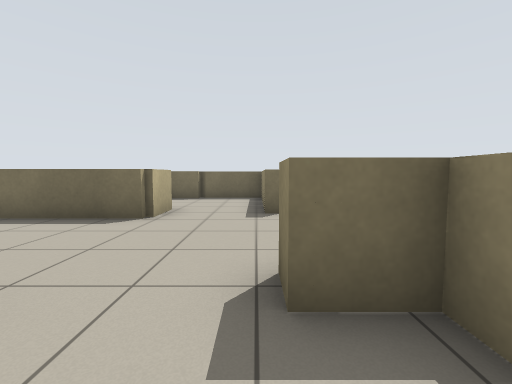
view 1 (above)

15 first-person views from a walk through a robot-simulator world made for Stage. The camera is 0.9 m above the floor, tilts 4° down and sees 90° across. Floor lines are 1 m apart. The floor is counted in squares, 1 m on a side. Each view is taken from the middle of a square. On the plan, view 1 faces up. The plan holds only what a view shows up to about 10 squares ahead; the rest is blank. Robots are left out.

view 2
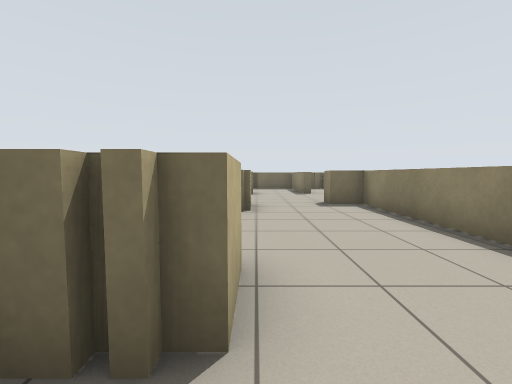

view 3
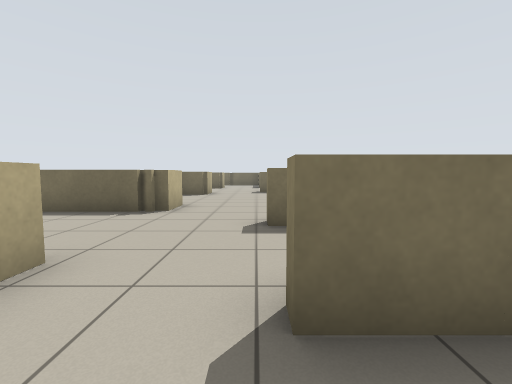

view 4
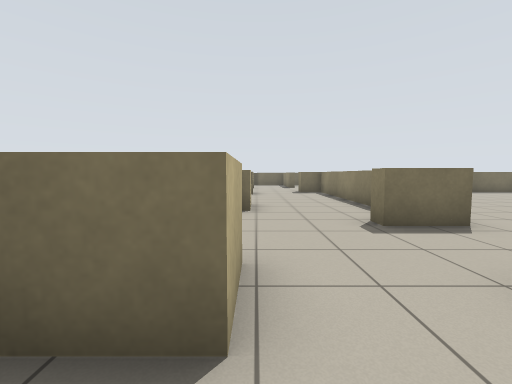

view 5
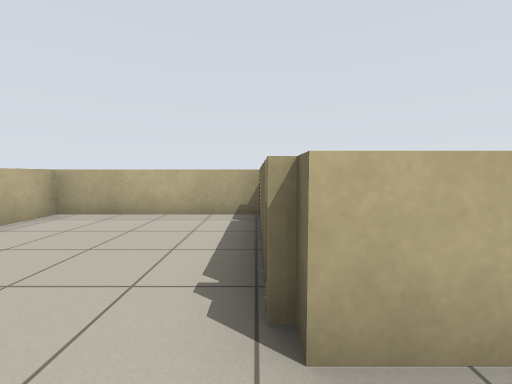

view 6
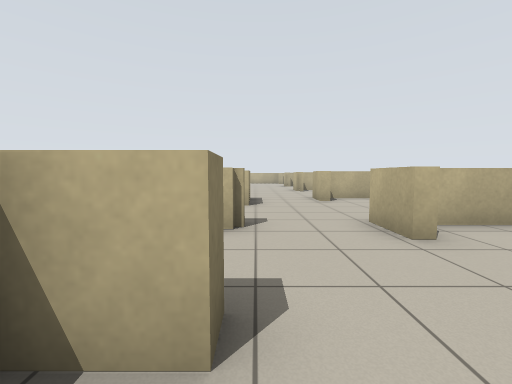

view 7
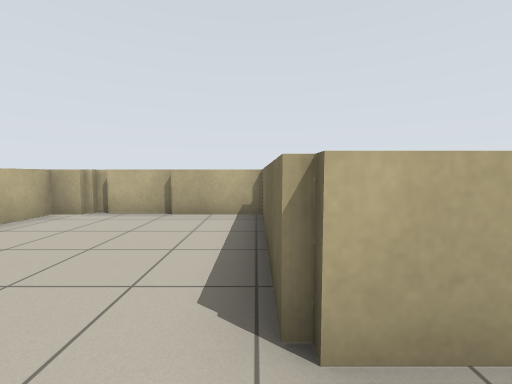

view 8
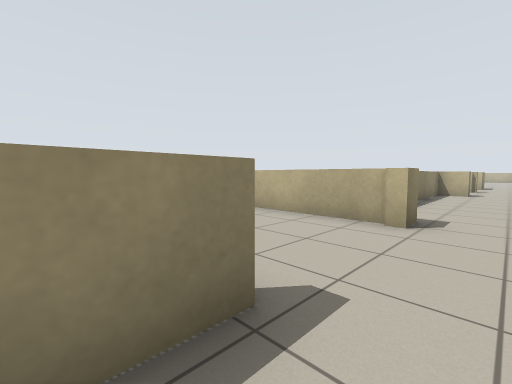

view 9
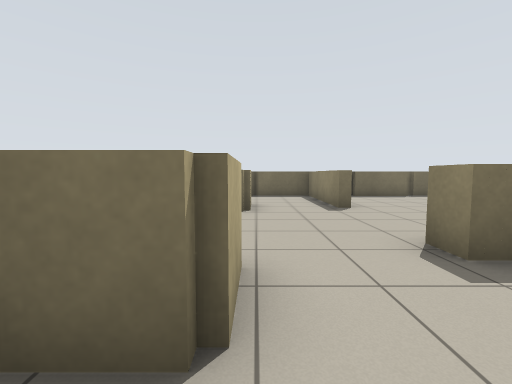

view 10
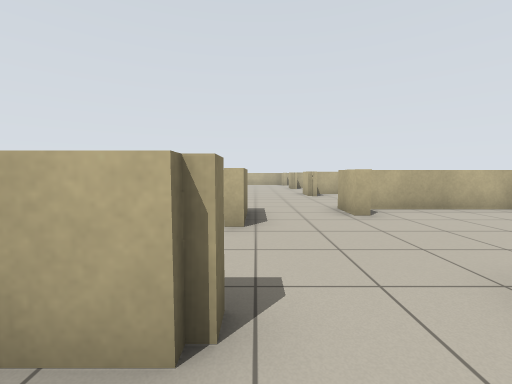

view 11
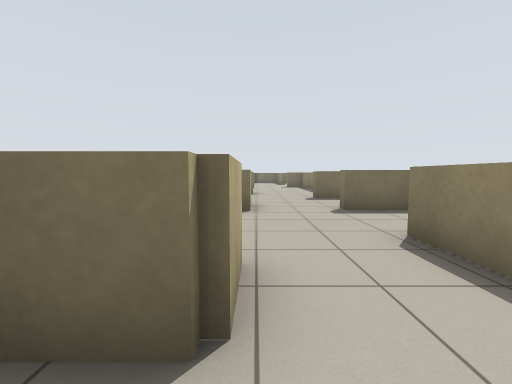

view 12
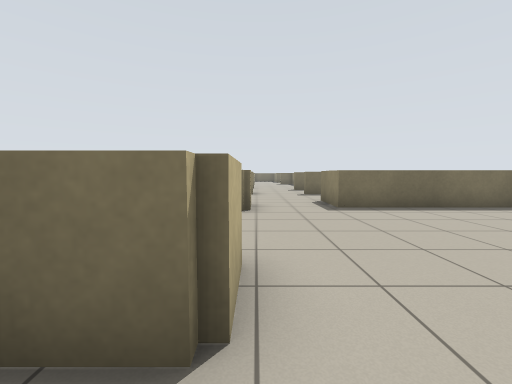

view 13
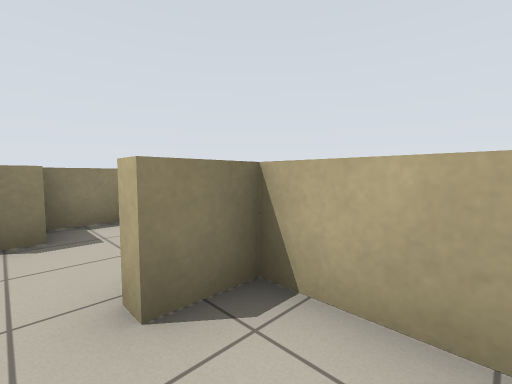

view 14
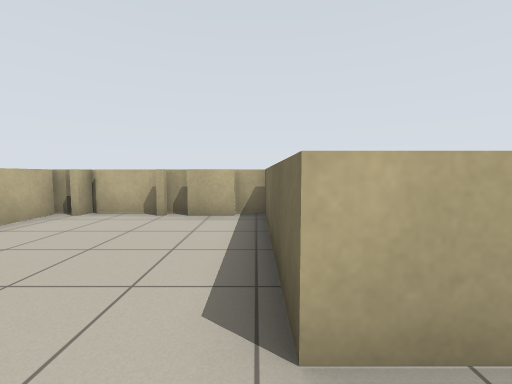

view 15
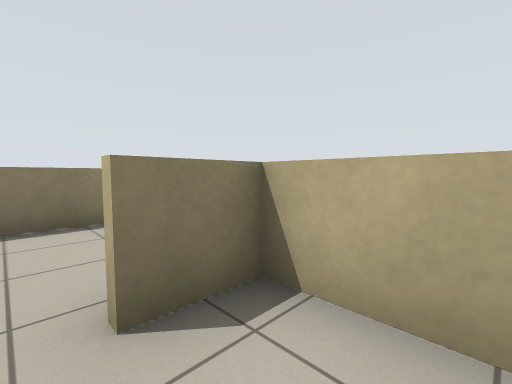

### Floor plan
Key: @ floor where view 1 was taken; # wall or solid block; x gap in a wall; . floor; = window, fence, low wall or low ledge.
Columns run from 7 left of view 1 to 6 right of it. Each row starts with its distance up from view 1.
 10     ####
  9     ...= ...
  8     ...= ...
  7      ..=...
  6      =.=...
  5 #=====....
  4 #.........
  3 =..........
  2 =......==x==
  1 =....=..=
  0 #= ===.@=
 -1      ...=
 -2      ...=
 -3    .....=   ..
 -4    ..=..=  ..
 -5 #=====..= ..
 -6 #......==..
 -7 #.........
 -8 #........
 -9 #...==.===
-10 =====..=.
-11 #........
-12 =........
-13 =......=
-14 =...==.======
-15 =====.......
-16      ......
-17     ......
-18     .....
-19      =..
-20     ==..
-21      .

Positions as (right, up) in squares from view 1, and headings:
1: (0, 0), facing up
2: (-2, -6), facing up
3: (0, -11), facing up
4: (-2, -11), facing up
5: (-1, -5), facing left
6: (0, -5), facing down
7: (-1, 5), facing left
8: (-1, 7), facing down-right
9: (-2, -1), facing up
10: (0, -8), facing down
11: (-2, -16), facing up
12: (-2, -21), facing up
13: (-4, 2), facing down-right
14: (-1, -10), facing left
15: (-4, -3), facing down-right
